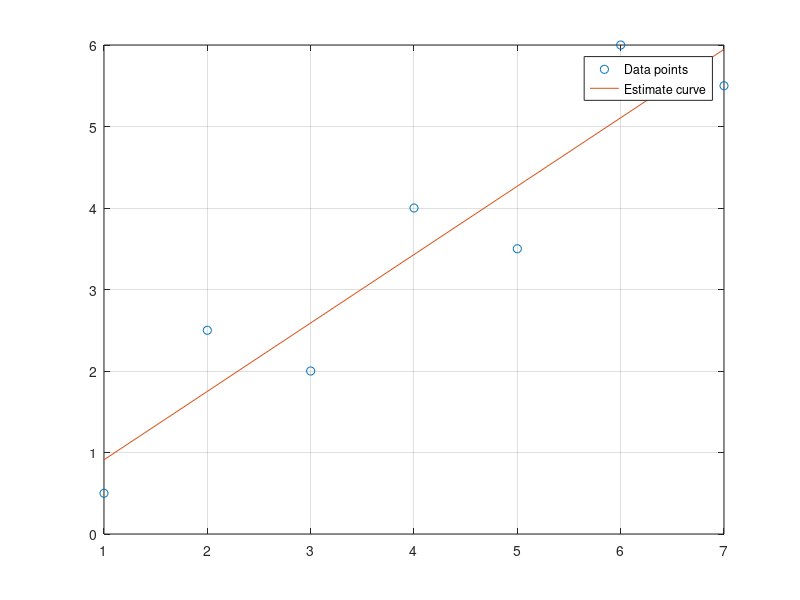

The MATLAB source for this figure:
clear all;
clc;
close all;
x = [1 2 3 4 5 6 7];
y = [0.5 2.5 2 4 3.5 6 5.5];
n = length(x);
if length(y)~=n, error ('x and y must be of same length'); end

x = x(:); %converting to column vector
y = y(:);
sx = sum(x);
sy = sum(y);
sx2 = sum (x.*x);
sy2 = sum(y.*y);
sxy = sum(x.*y);
a(1) = (n*sxy -sx*sy)/(n*sx2 - sx^2);
a(2) = sy/n-a(1)*sx/n;
r2 = ((n*sxy - sx*sy)/sqrt(n*sx2 - sx^2)/sqrt(n*sy2 - sy^2))^2;
xp = linspace(min(x), max(x),2);
yp = a(1)*xp + a(2);
plot (x,y,'o',xp,yp)
legend ('Data points' , 'Estimate curve')
grid on
fprintf ('Equation is y = %f x + %f\n' , a(1), a(2));